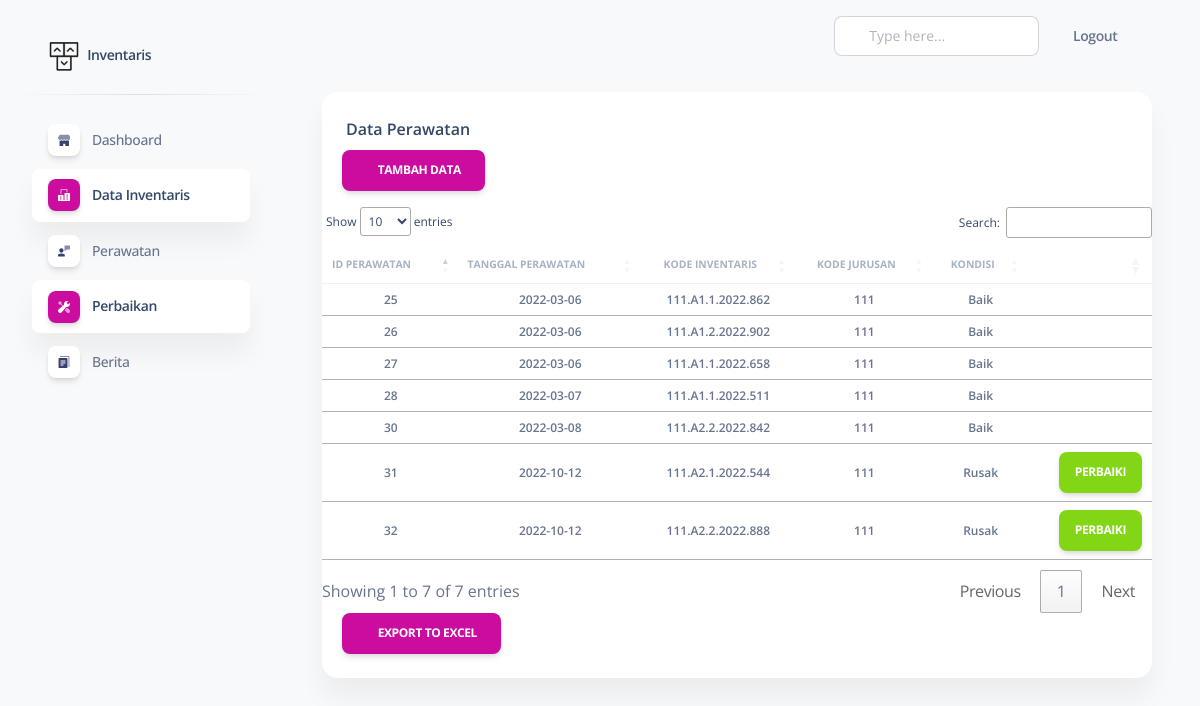
Screenshot of /includes/operator/index.php?page=data-per (signed in) with the database file from the repository.
### tables this page shows
CREATE TABLE `perawatan` (
  `id_perawatan` int(11) NOT NULL,
  `tanggal_perawatan` date NOT NULL,
  `id_inventaris` int(11) NOT NULL
);

CREATE TABLE `inventaris` (
  `id_inventaris` int(11) NOT NULL,
  `nama` varchar(100) NOT NULL,
  `kondisi` varchar(100) NOT NULL,
  `keterangan` varchar(100) NOT NULL,
  `nomor` int(11) NOT NULL,
  `jumlah` int(11) NOT NULL,
  `tanggal_register` date NOT NULL,
  `tahun_anggaran` int(11) NOT NULL,
  `id_dana` int(11) NOT NULL,
  `kode_inventaris` varchar(150) NOT NULL,
  `kode_jenis` varchar(100) NOT NULL,
  `id_ruang` int(11) NOT NULL,
  `id_level` int(11) NOT NULL,
  `kode_jurusan` int(11) NOT NULL,
  `berita` int(11) DEFAULT NULL
);

### includes/operator/perawatan/data_per.php (the view, shortened to what this page needs)
<?
 $kode_jur = $_SESSION['kode_jurusan'];
?>
<!DOCTYPE html>
<html lang="en">
<head>
  <link rel="stylesheet" type="text/css" href="https://cdnjs.cloudflare.com/ajax/libs/twitter-bootstrap/5.0.1/css/bootstrap.min.css">
<link rel="stylesheet" type="text/css" href="https://cdn.datatables.net/1.11.4/css/dataTables.bootstrap5.min.css">
  <link href="../../assets/css/nucleo-icons.css" rel="stylesheet" />
  <link href="../../assets/css/nucleo-svg.css" rel="stylesheet" />
  <link href="../../assets/css/nucleo-svg.css" rel="stylesheet" />
  <link id="pagestyle" href="../../assets/css/soft-ui-dashboard.css?v=1.0.3" rel="stylesheet" />
</head>
<body class="g-sidenav-show  bg-gray-100">
    <div class="container-fluid py-4">
      <div class="row">
        <div class="col-12">
          <div class="card mb-4">
            <div class="card-header pb-0">
              <h6>Data Perawatan</h6>
            </div>
            <div style="margin-left: 20px;">
        <a href="?page=tambah-per" class="btn btn-primary">
          <i class="fa fa-edit"></i> Tambah Data</a>
      </div>
            <div class="card-body px-0 pt-0 pb-2">
              <div class="table-responsive p-0">
                <table class="table align-items-center mb-0" id="example">
                  <thead>
                    <tr align="center">
                      <th class="text-uppercase text-secondary text-xxs font-weight-bolder opacity-7">ID PERAWATAN</th>
                      <th class="text-uppercase text-secondary text-xxs font-weight-bolder opacity-7 ps-2">TANGGAL PERAWATAN</th>
                      <th class="text-center text-uppercase text-secondary text-xxs font-weight-bolder opacity-7">KODE INVENTARIS</th>
                      <th class="text-center text-uppercase text-secondary text-xxs font-weight-bolder opacity-7">KODE JURUSAN</th>
                      <th class="text-center text-uppercase text-secondary text-xxs font-weight-bolder opacity-7">KONDISI</th>
                      <th class="text-secondary opacity-7"></th>
                    </tr>
                  </thead>
                  <tbody>
<?php
    include '../../config/config.php';
    $data = mysqli_query($conn,"SELECT perawatan.*,inventaris.kode_inventaris,inventaris.kode_jurusan,inventaris.kondisi FROM perawatan INNER JOIN inventaris ON inventaris.id_inventaris = perawatan.id_inventaris WHERE inventaris.kode_jurusan=  $kode_jur");
    while($d = mysqli_fetch_array($data)){
      ?>
                    <tr>
                       <td align="center">
                        <p class="text-xs font-weight-bold mb-0"><?php echo $d['id_perawatan']; ?></p>
                      </td>
                      <td align="center">
                        <p class="text-xs font-weight-bold mb-0"><?php echo $d['tanggal_perawatan']; ?></p>
                        </td>
                    <td align="center">
                        <p class="text-xs font-weight-bold mb-0"><?php echo $d['kode_inventaris']; ?></p>
                       </td>
                    <td align="center">
                        <p class="text-xs font-weight-bold mb-0"><?php echo $d['kode_jurusan']; ?></p>
                       </td>
                    <td align="center">
                        <p class="text-xs font-weight-bold mb-0"><?php echo $d['kondisi']; ?></p>
                       </td>
                      <td class="align-middle" style="">
                         <div class="ms-auto text-end">
                          <?php
if ( $d['kondisi'] == "Rusak") {
 ?>
   <a class="btn bg-success px-3 mb-0 text-white" href="?page=tambah-perb&kode=<?php echo $d['id_perawatan'];?>&kod=<?php echo $d['id_inventaris'];?>">Perbaiki</a> <?php
}
?>
                      </td>
                    </tr>
                      <?php
    }
    ?>
                  </tbody>
                </table>
                <div style="margin-left: 20px;">
                 <a href="perawatan/exportt.php?kode=<?php echo $kode_jur;?>"  class="btn btn-primary" style="margin-top:8 px"><i class="fa fa-print"></i> Export To Excel</a>
              </div>
              </div>
            </div>
          </div>
        </div>
      </div>
    </div>
  </main>
</body>
</html>

### rows the page displays
perawatan: id_perawatan "25", tanggal_perawatan "2022-03-06", id_inventaris.kode_inventaris "111.A1.1.2022.862", id_inventaris.kode_jurusan "111", id_inventaris.kondisi "Baik"
perawatan: id_perawatan "26", tanggal_perawatan "2022-03-06", id_inventaris.kode_inventaris "111.A1.2.2022.902", id_inventaris.kode_jurusan "111", id_inventaris.kondisi "Baik"
perawatan: id_perawatan "27", tanggal_perawatan "2022-03-06", id_inventaris.kode_inventaris "111.A1.1.2022.658", id_inventaris.kode_jurusan "111", id_inventaris.kondisi "Baik"
perawatan: id_perawatan "28", tanggal_perawatan "2022-03-07", id_inventaris.kode_inventaris "111.A1.1.2022.511", id_inventaris.kode_jurusan "111", id_inventaris.kondisi "Baik"
perawatan: id_perawatan "30", tanggal_perawatan "2022-03-08", id_inventaris.kode_inventaris "111.A2.2.2022.842", id_inventaris.kode_jurusan "111", id_inventaris.kondisi "Baik"
perawatan: id_perawatan "31", tanggal_perawatan "2022-10-12", id_inventaris.kode_inventaris "111.A2.1.2022.544", id_inventaris.kode_jurusan "111", id_inventaris.kondisi "Rusak"
perawatan: id_perawatan "32", tanggal_perawatan "2022-10-12", id_inventaris.kode_inventaris "111.A2.2.2022.888", id_inventaris.kode_jurusan "111", id_inventaris.kondisi "Rusak"
